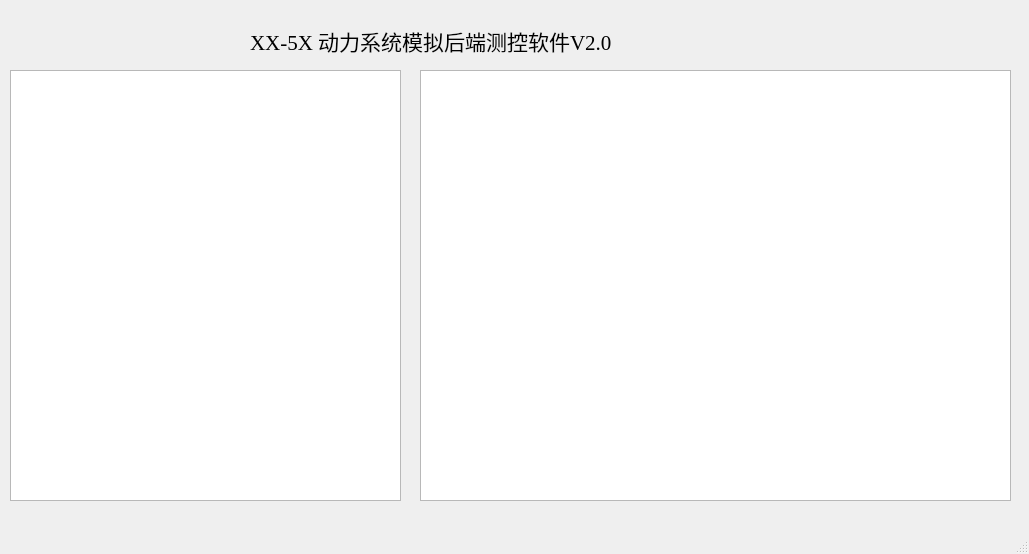
<?xml version="1.0" encoding="UTF-8"?>
<ui version="4.0">
 <class>MainWindow</class>
 <widget class="QMainWindow" name="MainWindow">
  <property name="geometry">
   <rect>
    <x>0</x>
    <y>0</y>
    <width>1029</width>
    <height>554</height>
   </rect>
  </property>
  <property name="windowTitle">
   <string>MainWindow</string>
  </property>
  <widget class="QWidget" name="centralwidget">
   <widget class="QListView" name="listView_cmd">
    <property name="geometry">
     <rect>
      <x>10</x>
      <y>70</y>
      <width>391</width>
      <height>431</height>
     </rect>
    </property>
   </widget>
   <widget class="QListView" name="listView_data">
    <property name="geometry">
     <rect>
      <x>420</x>
      <y>70</y>
      <width>591</width>
      <height>431</height>
     </rect>
    </property>
   </widget>
   <widget class="QLabel" name="label">
    <property name="geometry">
     <rect>
      <x>250</x>
      <y>20</y>
      <width>371</width>
      <height>41</height>
     </rect>
    </property>
    <property name="font">
     <font>
      <family>Times New Roman</family>
      <pointsize>16</pointsize>
     </font>
    </property>
    <property name="text">
     <string>XX-5X 动力系统模拟后端测控软件V2.0</string>
    </property>
   </widget>
  </widget>
  <widget class="QMenuBar" name="menubar">
   <property name="geometry">
    <rect>
     <x>0</x>
     <y>0</y>
     <width>1029</width>
     <height>23</height>
    </rect>
   </property>
  </widget>
  <widget class="QStatusBar" name="statusbar"/>
 </widget>
 <resources/>
 <connections/>
</ui>
